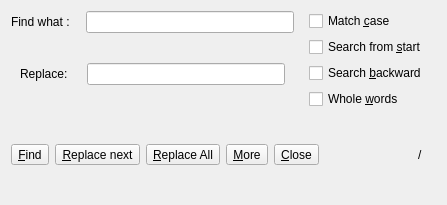
<?xml version="1.0" encoding="UTF-8"?>
<ui version="4.0">
 <class>FindReplacePanel</class>
 <widget class="QWidget" name="FindReplacePanel">
  <property name="geometry">
   <rect>
    <x>0</x>
    <y>0</y>
    <width>447</width>
    <height>205</height>
   </rect>
  </property>
  <property name="windowTitle">
   <string>Form</string>
  </property>
  <layout class="QVBoxLayout" name="verticalLayout_4" stretch="0,0">
   <property name="sizeConstraint">
    <enum>QLayout::SetMinimumSize</enum>
   </property>
   <item>
    <layout class="QHBoxLayout" name="horizontalLayout_4">
     <item>
      <layout class="QVBoxLayout" name="verticalLayout_3">
       <property name="sizeConstraint">
        <enum>QLayout::SetNoConstraint</enum>
       </property>
       <item>
        <layout class="QHBoxLayout" name="horizontalLayout">
         <property name="sizeConstraint">
          <enum>QLayout::SetNoConstraint</enum>
         </property>
         <item>
          <widget class="QLabel" name="findWhat">
           <property name="text">
            <string>Find what :</string>
           </property>
           <property name="textFormat">
            <enum>Qt::PlainText</enum>
           </property>
          </widget>
         </item>
         <item>
          <spacer name="horizontalSpacer">
           <property name="orientation">
            <enum>Qt::Horizontal</enum>
           </property>
           <property name="sizeType">
            <enum>QSizePolicy::Minimum</enum>
           </property>
           <property name="sizeHint" stdset="0">
            <size>
             <width>10</width>
             <height>20</height>
            </size>
           </property>
          </spacer>
         </item>
         <item>
          <widget class="QLineEdit" name="searchFind"/>
         </item>
         <item>
          <layout class="QVBoxLayout" name="verticalLayout_2">
           <property name="sizeConstraint">
            <enum>QLayout::SetNoConstraint</enum>
           </property>
          </layout>
         </item>
        </layout>
       </item>
       <item>
        <widget class="QWidget" name="widget" native="true">
         <layout class="QHBoxLayout" name="horizontalLayout_2">
          <property name="sizeConstraint">
           <enum>QLayout::SetNoConstraint</enum>
          </property>
          <item>
           <widget class="QLabel" name="Replace">
            <property name="text">
             <string>Replace: </string>
            </property>
            <property name="textFormat">
             <enum>Qt::PlainText</enum>
            </property>
           </widget>
          </item>
          <item>
           <spacer name="horizontalSpacer_4">
            <property name="orientation">
             <enum>Qt::Horizontal</enum>
            </property>
            <property name="sizeType">
             <enum>QSizePolicy::Minimum</enum>
            </property>
            <property name="sizeHint" stdset="0">
             <size>
              <width>10</width>
              <height>20</height>
             </size>
            </property>
           </spacer>
          </item>
          <item>
           <widget class="QLineEdit" name="fieldReplace"/>
          </item>
         </layout>
        </widget>
       </item>
      </layout>
     </item>
     <item>
      <widget class="QWidget" name="options" native="true">
       <layout class="QVBoxLayout" name="verticalLayout">
        <property name="sizeConstraint">
         <enum>QLayout::SetNoConstraint</enum>
        </property>
        <property name="topMargin">
         <number>0</number>
        </property>
        <property name="bottomMargin">
         <number>0</number>
        </property>
        <item>
         <widget class="QCheckBox" name="matchCase">
          <property name="text">
           <string>Match &amp;case</string>
          </property>
         </widget>
        </item>
        <item>
         <widget class="QCheckBox" name="searchStart">
          <property name="focusPolicy">
           <enum>Qt::WheelFocus</enum>
          </property>
          <property name="text">
           <string>Search from &amp;start</string>
          </property>
         </widget>
        </item>
        <item>
         <widget class="QCheckBox" name="searchBackward">
          <property name="text">
           <string>Search &amp;backward</string>
          </property>
         </widget>
        </item>
        <item>
         <widget class="QCheckBox" name="wholeWords">
          <property name="text">
           <string>Whole &amp;words</string>
          </property>
         </widget>
        </item>
       </layout>
      </widget>
     </item>
    </layout>
   </item>
   <item>
    <layout class="QHBoxLayout" name="horizontalLayout_3">
     <property name="sizeConstraint">
      <enum>QLayout::SetNoConstraint</enum>
     </property>
     <item>
      <widget class="QToolButton" name="find">
       <property name="text">
        <string>&amp;Find</string>
       </property>
      </widget>
     </item>
     <item>
      <widget class="QToolButton" name="replaceSingle">
       <property name="text">
        <string>&amp;Replace next</string>
       </property>
      </widget>
     </item>
     <item>
      <widget class="QToolButton" name="replaceAll">
       <property name="text">
        <string>&amp;Replace All</string>
       </property>
      </widget>
     </item>
     <item>
      <widget class="QToolButton" name="more">
       <property name="text">
        <string>&amp;More</string>
       </property>
      </widget>
     </item>
     <item>
      <widget class="QToolButton" name="close">
       <property name="text">
        <string>&amp;Close</string>
       </property>
      </widget>
     </item>
     <item>
      <spacer name="spacer">
       <property name="orientation">
        <enum>Qt::Horizontal</enum>
       </property>
       <property name="sizeHint" stdset="0">
        <size>
         <width>40</width>
         <height>20</height>
        </size>
       </property>
      </spacer>
     </item>
     <item>
      <widget class="QLabel" name="currentIndex">
       <property name="text">
        <string/>
       </property>
      </widget>
     </item>
     <item>
      <widget class="QLabel" name="label">
       <property name="text">
        <string>/</string>
       </property>
      </widget>
     </item>
     <item>
      <widget class="QLabel" name="totalFound">
       <property name="text">
        <string/>
       </property>
      </widget>
     </item>
    </layout>
   </item>
  </layout>
 </widget>
 <resources/>
 <connections/>
</ui>
